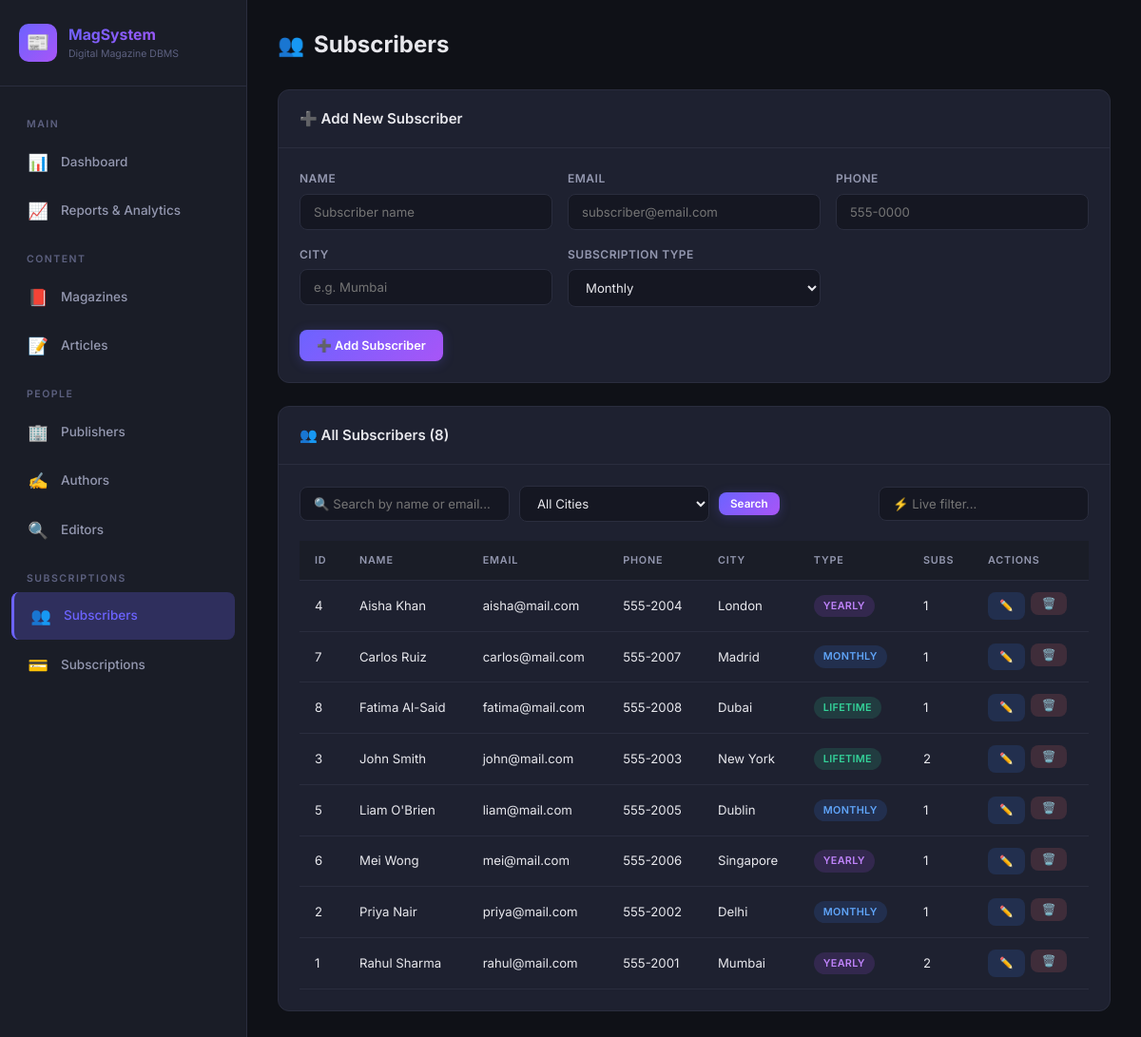
/subscribers, run on the app's committed database.
### tables this page shows
CREATE TABLE SUBSCRIBER (
    subscriber_id     INTEGER PRIMARY KEY AUTOINCREMENT,
    name              TEXT NOT NULL,
    email             TEXT NOT NULL UNIQUE,
    phone             TEXT,
    city              TEXT,
    subscription_type TEXT DEFAULT 'Monthly'  -- Monthly / Yearly / Lifetime
);

### app.py (the view, shortened to what this page needs)
@app.route('/subscribers', methods=['GET', 'POST'])
def subscribers():
    db = get_db()
    search = request.args.get('search', '')
    city = request.args.get('city', '')
    query = ("SELECT s.*, COUNT(sub.subscription_id) as sub_count "
             "FROM SUBSCRIBER s "
             "LEFT JOIN SUBSCRIPTION sub ON s.subscriber_id = sub.subscriber_id "
             "WHERE 1=1 ")
    params = []
    if search:
        query += " AND (s.name LIKE ? OR s.email LIKE ?) "
        params.extend([f'%{search}%', f'%{search}%'])
    if city:
        query += " AND s.city = ? "
        params.append(city)
    query += " GROUP BY s.subscriber_id ORDER BY s.name"
    rows = db.execute(query, params).fetchall()
    cities = db.execute("SELECT DISTINCT city FROM SUBSCRIBER ORDER BY city").fetchall()
    db.close()
    return render_template('subscribers.html', subscribers=rows,
                           cities=cities, search=search, city=city)

### app.py (called while the page is built)
@app.context_processor
def inject_now():
    return {'now': date.today().isoformat()}

@app.before_request
def ensure_db():
    db_path = os.path.join(os.path.dirname(os.path.abspath(__file__)), 'magazine_system.db')
    if not os.path.exists(db_path):
        init_db()

### database.py (called while the page is built)
def get_db():
    conn = sqlite3.connect(DATABASE)
    conn.row_factory = sqlite3.Row
    conn.execute("PRAGMA foreign_keys = ON")
    return conn

### templates/subscribers.html (shortened to what this page needs)
{% extends 'base.html' %}
{% block content %}
<div class="page-header">
  <h2><span class="header-icon">👥</span> Subscribers</h2>
</div>
<div class="card">
  <div class="card-header">➕ Add New Subscriber</div>
  <div class="card-body">
    <form method="POST" action="{{ url_for('subscribers') }}">
      <div class="form-grid">
        <div class="form-group">
          <label for="name">Name</label>
          <input type="text" id="name" name="name" required placeholder="Subscriber name">
        </div>
        <div class="form-group">
          <label for="email">Email</label>
          <input type="email" id="email" name="email" required placeholder="subscriber@email.com">
        </div>
        <div class="form-group">
          <label for="phone">Phone</label>
          <input type="text" id="phone" name="phone" placeholder="555-0000">
        </div>
        <div class="form-group">
          <label for="city">City</label>
          <input type="text" id="city" name="city" placeholder="e.g. Mumbai">
        </div>
        <div class="form-group">
          <label for="subscription_type">Subscription Type</label>
          <select id="subscription_type" name="subscription_type" required>
            <option value="Monthly">Monthly</option>
          </select>
        </div>
        <div class="form-actions">
          <button type="submit" class="btn btn-primary">➕ Add Subscriber</button>
        </div>
      </div>
    </form>
  </div>
</div>
<div class="card">
  <div class="card-header">👥 All Subscribers ({{ subscribers|length }})</div>
  <div class="card-body">
    <div class="search-bar">
      <form method="GET" action="{{ url_for('subscribers') }}" style="display:flex;gap:10px;flex-wrap:wrap;align-items:center;">
        <input type="text" name="search" placeholder="🔍 Search by name or email..." value="{{ search }}">
        <select name="city">
          <option value="">All Cities</option>
        </select>
        <button type="submit" class="btn btn-primary btn-sm">Search</button>
      </form>
      <input type="text" id="live-search" placeholder="⚡ Live filter..." style="margin-left:auto;">
    </div>
    {% if subscribers %}
    <div class="table-wrapper">
      <table>
        <thead><tr><th>ID</th><th>Name</th><th>Email</th><th>Phone</th><th>City</th><th>Type</th><th>Subs</th><th>Actions</th></tr></thead>
        <tbody>
          {% for s in subscribers %}
          <tr>
            <td>{{ s['subscriber_id'] }}</td>
            <td>{{ s['name'] }}</td>
            <td>{{ s['email'] }}</td>
            <td>{{ s['phone'] or '—' }}</td>
            <td>{{ s['city'] or '—' }}</td>
            <td>
              {% if s['subscription_type'] == 'Monthly' %}
              <span class="badge badge-monthly">Monthly</span>
              {% elif s['subscription_type'] == 'Yearly' %}
              <span class="badge badge-yearly">Yearly</span>
              {% else %}
              <span class="badge badge-lifetime">Lifetime</span>
              {% endif %}
            </td>
            <td>{{ s['sub_count'] }}</td>
            <td>
              <div class="btn-group">
                <a href="{{ url_for('edit_record', table='subscriber', record_id=s['subscriber_id']) }}" class="btn btn-sm btn-edit">✏️</a>
                <form method="POST" action="{{ url_for('delete_record', table='subscriber', record_id=s['subscriber_id']) }}" class="delete-form" style="display:inline;">
                  <button type="submit" class="btn btn-sm btn-delete">🗑️</button>
                </form>
              </div>
            </td>
          </tr>
          {% endfor %}
        </tbody>
      </table>
    </div>
    {% else %}
    <div class="empty-state"><div class="empty-icon">👥</div><p>No subscribers found.</p></div>
    {% endif %}
  </div>
</div>
{% endblock %}

### static/style.css (style rules this page uses)
:root { --bg-primary: #0f1117; --bg-secondary: #1a1d27; --bg-card: #1e2130; --bg-card-hover: #252838; --bg-input: #151722; --border: #2a2d3e; --border-focus: #6c63ff; --text-primary: #e8e8ed; --text-secondary: #9498b0; --text-muted: #5d6180; --accent: #6c63ff; --accent-hover: #7f78ff; --accent-glow: rgba(108, 99, 255, 0.25); --success: #34d399; --success-bg: rgba(52, 211, 153, 0.12); --error: #f87171; --error-bg: rgba(248, 113, 113, 0.12); --warning: #fbbf24; --warning-bg: rgba(251, 191, 36, 0.12); --gradient-1: linear-gradient(135deg, #6c63ff 0%, #a855f7 100%); --gradient-2: linear-gradient(135deg, #34d399 0%, #06b6d4 100%); --gradient-3: linear-gradient(135deg, #f97316 0%, #f43f5e 100%); --gradient-4: linear-gradient(135deg, #3b82f6 0%, #8b5cf6 100%); --sidebar-width: 260px; --radius: 12px; --radius-sm: 8px; --shadow: 0 4px 24px rgba(0,0,0,0.3); --transition: 0.2s ease; }
*, *::before, *::after { box-sizing: border-box; margin: 0; padding: 0; }
html { font-size: 15px; }
body { font-family: 'Inter', -apple-system, sans-serif; background: var(--bg-primary); color: var(--text-primary); line-height: 1.6; min-height: 100vh; }
a { color: var(--accent); text-decoration: none; transition: color var(--transition); }
.page-header { display: flex; align-items: center; justify-content: space-between; margin-bottom: 28px; flex-wrap: wrap; gap: 12px; }
.page-header h2 { font-size: 1.6rem; font-weight: 700; display: flex; align-items: center; gap: 10px; }
.page-header h2 .header-icon { font-size: 1.5rem; }
.card { background: var(--bg-card); border: 1px solid var(--border); border-radius: var(--radius); margin-bottom: 24px; animation: fadeIn 0.35s ease; }
.card-header { padding: 18px 22px; border-bottom: 1px solid var(--border); display: flex; align-items: center; justify-content: space-between; font-weight: 600; font-size: 1rem; }
.card-body { padding: 22px; }
.table-wrapper { overflow-x: auto; }
table { width: 100%; border-collapse: collapse; font-size: 0.88rem; }
thead th { background: var(--bg-secondary); color: var(--text-secondary); padding: 12px 16px; text-align: left; font-weight: 600; text-transform: uppercase; font-size: 0.72rem; letter-spacing: 0.8px; border-bottom: 1px solid var(--border); white-space: nowrap; }
tbody td { padding: 12px 16px; border-bottom: 1px solid var(--border); vertical-align: middle; }
tbody tr { transition: background var(--transition); }
.badge { display: inline-block; padding: 3px 10px; border-radius: 20px; font-size: 0.72rem; font-weight: 600; text-transform: uppercase; letter-spacing: 0.3px; }
.badge-monthly { background: rgba(59,130,246,0.15); color: #60a5fa; }
.badge-yearly { background: rgba(168,85,247,0.15); color: #c084fc; }
.badge-lifetime { background: rgba(52,211,153,0.15); color: #34d399; }
.btn { display: inline-flex; align-items: center; gap: 6px; padding: 9px 18px; border-radius: var(--radius-sm); font-size: 0.85rem; font-weight: 600; cursor: pointer; border: none; transition: all var(--transition); font-family: inherit; }
.btn-primary { background: var(--gradient-1); color: #fff; box-shadow: 0 2px 12px var(--accent-glow); }
.btn-sm { padding: 5px 12px; font-size: 0.78rem; }
.btn-edit { background: rgba(59,130,246,0.15); color: #60a5fa; }
.btn-delete { background: rgba(248,113,113,0.15); color: #f87171; }
.btn-group { display: flex; gap: 6px; }
.form-grid { display: grid; grid-template-columns: repeat(auto-fit, minmax(240px, 1fr)); gap: 16px; }
.form-group { display: flex; flex-direction: column; gap: 6px; }
.form-group label { font-size: 0.8rem; font-weight: 600; color: var(--text-secondary); text-transform: uppercase; letter-spacing: 0.5px; }
.form-group input, .form-group select, .form-group textarea { background: var(--bg-input); border: 1px solid var(--border); border-radius: var(--radius-sm); padding: 10px 14px; color: var(--text-primary); font-size: 0.88rem; font-family: inherit; transition: border-color var(--transition); }
.form-actions { display: flex; gap: 10px; margin-top: 8px; grid-column: 1 / -1; }
.search-bar { display: flex; gap: 10px; margin-bottom: 20px; flex-wrap: wrap; align-items: center; }
.search-bar input, .search-bar select { background: var(--bg-input); border: 1px solid var(--border); border-radius: var(--radius-sm); padding: 9px 14px; color: var(--text-primary); font-size: 0.88rem; font-family: inherit; min-width: 200px; }

### data on the page
SUBSCRIBER: subscriber_id "4", name "Aisha Khan", email "aisha@mail.com", phone "555-2004", city "London", subscription_type "YEARLY", sub_count "1"
SUBSCRIBER: subscriber_id "7", name "Carlos Ruiz", email "carlos@mail.com", phone "555-2007", city "Madrid", subscription_type "MONTHLY", sub_count "1"
SUBSCRIBER: subscriber_id "8", name "Fatima Al-Said", email "fatima@mail.com", phone "555-2008", city "Dubai", subscription_type "LIFETIME", sub_count "1"
SUBSCRIBER: subscriber_id "3", name "John Smith", email "john@mail.com", phone "555-2003", city "New York", subscription_type "LIFETIME", sub_count "2"
SUBSCRIBER: subscriber_id "5", name "Liam O'Brien", email "liam@mail.com", phone "555-2005", city "Dublin", subscription_type "MONTHLY", sub_count "1"
SUBSCRIBER: subscriber_id "6", name "Mei Wong", email "mei@mail.com", phone "555-2006", city "Singapore", subscription_type "YEARLY", sub_count "1"
SUBSCRIBER: subscriber_id "2", name "Priya Nair", email "priya@mail.com", phone "555-2002", city "Delhi", subscription_type "MONTHLY", sub_count "1"
SUBSCRIBER: subscriber_id "1", name "Rahul Sharma", email "rahul@mail.com", phone "555-2001", city "Mumbai", subscription_type "YEARLY", sub_count "2"

### other printed values
{{ subscribers|length }} "8"
